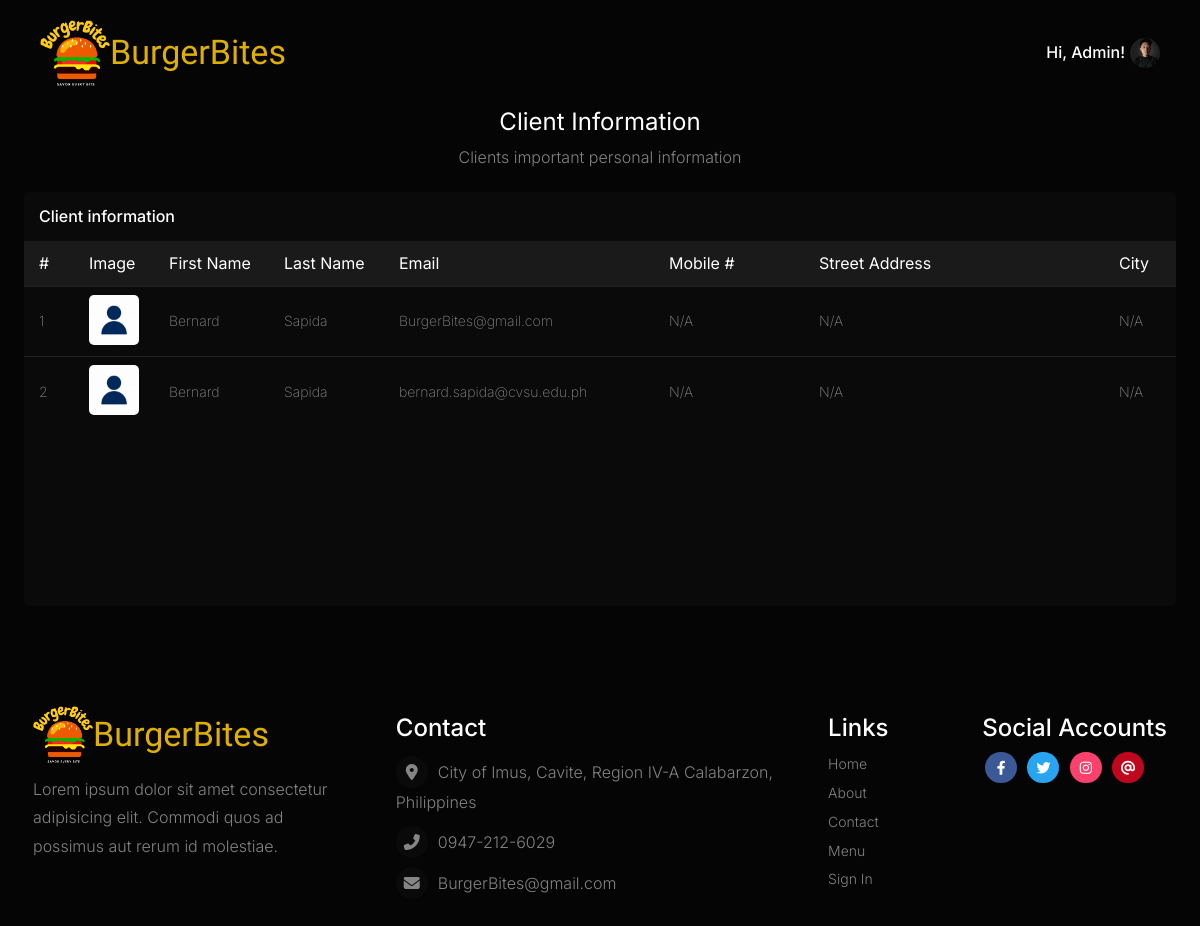
/admin_clients-info.php (signed in), run on the app's committed database.
### tables this page shows
CREATE TABLE `client_information` (
  `id` int(6) NOT NULL,
  `clientid` varchar(255) NOT NULL,
  `image` varchar(255) NOT NULL,
  `firstname` varchar(255) NOT NULL,
  `lastname` varchar(255) NOT NULL,
  `email` varchar(255) NOT NULL,
  `mobile` varchar(255) NOT NULL,
  `street address` varchar(255) NOT NULL,
  `city` varchar(255) NOT NULL,
  `barangay` varchar(255) NOT NULL
);

### admin_clients-info.php (the view, shortened to what this page needs)
<?php
    $connect = mysqli_connect("localhost", "yoyiqlnx_burgerbites", "@Burgerbites1708131117", "yoyiqlnx_burgerbites");
    $sql_accounts = mysqli_query($connect, "SELECT * FROM client_information");
?>
<!DOCTYPE html>
<html lang="en">
<head>
    <link rel="stylesheet" href="css/admin_header.css">
    <link rel="stylesheet" href="css/admin_clients-info.css">
    <link rel="stylesheet" href="css/footer.css">
    <link rel="stylesheet" href="https://cdnjs.cloudflare.com/ajax/libs/font-awesome/6.1.1/css/all.min.css"/>
</head>
<body>
    <?php include_once 'header.php' ?>
    <main>
        <section class="section_tabular-accounts">
            <div class="container_tabular-header">
                <h1>Client Information</h1>
                <p>Clients important personal information</p>
            </div>
            <div class="container_tabular-accounts">
                <table>
                    <caption>Client information</caption>
                    <thead>
                        <tr>
                            <th class="client_number">#</th>
                            <th class="client_image">Image</th>
                            <th class="client_first-name">First Name</th>
                            <th class="client_last-name">Last Name</th>
                            <th class="client_email">Email</th>
                            <th class="client_mobile">Mobile #</th>
                            <th class="client_street-address">Street Address</th>
                            <th class="client_city">City</th>
                        </tr>
                    </thead>
                    <tbody>
                        <?php
                            while($row = mysqli_fetch_array($sql_accounts)) {
                                echo "<tr>";
                                    echo "<td>" . $row['id'] . "</td>";
                                    echo "<td><img src='profile/". $row['image'] ."' alt='Profile Image'></td>";
                                    echo "<td>" . $row['firstname'] . "</td>";
                                    echo "<td>" . $row['lastname'] . "</td>";
                                    echo "<td>" . $row['email'] . "</td>";
                                    echo "<td>" . (empty($row['mobile']) ? "N/A" : $row['mobile']) . "</td>";
                                    echo "<td>" . (empty($row['street address']) ? "N/A" : $row['street address']) . "</td>";
                                    echo "<td>" . (empty($row['city']) ? "N/A" : $row['city']) . "</td>";
                                echo "</tr>";
                            }
                        ?>
                    </tbody>
                </table>
            </div>
        </section>
    </main>
    <?php include_once 'global_footer.php' ?>
</body>
</html>

### header.php (shortened to what this page needs)
<?php
    if(empty($_SESSION["email"])){
        include_once "global_header.php";
    } else {
        if($_SESSION["type"] == "admin") {
            include_once "admin_header.php";
        } else {
            include_once "client_header.php";
        }
    }
?>

### admin_header.php (shortened to what this page needs)
<header class="header_burgerbites">
    <nav class="navigation_burgerbites">
        <div class="navigation_logo">
            <img src="images/logo/burgerbites-logo.png" alt="BurgerBites Logo">
            <h1 class="restaurant-name">BurgerBites</h1>
        </div>
        <div class="navigation_right">
            <div class="navigation_profile">
                <p>Hi, Admin!</p>
                <img src="profile/admin.jpg" alt="Profile" id="img-profile">
            </div>
        </div>
    </nav>
</header>

### global_footer.php (shortened to what this page needs)
<footer class="footer_burgerbites">
    <section class="section_footer-description">
        <div class="footer_logo">
            <img src="images/logo/burgerbites-logo.png" alt="">
            <h1 class="restaurant-name"> BurgerBites</h1>
        </div>
        <p>Lorem ipsum dolor sit amet consectetur adipisicing elit. Commodi quos ad possimus aut rerum id molestiae.</p>
    </section>
    <section class="section_footer-contact">
        <h1>Contact</h1>
        <p><span><i class="fa-solid fa-location-dot"></i></span>City of Imus, Cavite, Region IV-A Calabarzon, Philippines</p>
        <p><span><i class="fa-solid fa-phone-flip"></i></span>0947-212-6029</p>
        <p><span><i class="fa-solid fa-envelope"></i></span>BurgerBites@gmail.com</p>
    </section>
    <section class="section_footer-links">
        <h1>Links</h1>
        <ul>
            <li><a href="home.php">Home</a></li>
            <li><a href="about.php">About</a></li>
            <li><a href="contact.php">Contact</a></li>
            <li><a href="menu.php">Menu</a></li>
            <li><a href="sigin.php">Sign In</a></li>
        </ul>
    </section>
    <section class="section_footer-accounts">
        <h1>Social Accounts</h1>
        <ul>
            <li><a href="https://www.facebook.com/wuzzupZo/" aria-label="Redirect to Bernard Sapida facebook account"><i class="fa-brands fa-facebook-f"></i></a></li>
            <li><a href="https://www.facebook.com/wuzzupZo/" aria-label="Redirect to Bernard Sapida facebook account"><i class="fa-brands fa-twitter"></i></a></li>
            <li><a href="https://www.facebook.com/wuzzupZo/" aria-label="Redirect to Bernard Sapida facebook account"><i class="fa-brands fa-instagram"></i></a></li>
            <li><a href="https://www.facebook.com/wuzzupZo/" aria-label="Redirect to Bernard Sapida facebook account"><i class="fa-solid fa-at"></i></a></li>
        </ul>
    </section>
</footer>

### css/admin_header.css (style rules this page uses)
:root { --primary-dark: hsl(0, 0%, 2%); --secondary-dark: hsl(0, 0%, 4%); --tertiary-dark: hsla(0, 0%, 3%, .9); --primary-light: hsl(0, 0%, 100%); --secondary-light: hsl(0, 0%, 100%, .5); --tertiary-light: hsl(0, 0%, 100%, .1); --gray: hsl(0, 0%, 8%); --table-head: hsl(0, 0%, 10%); --blue: hsl(230, 100%, 67%); --green: hsl(138, 51%, 55%); --yellow: hsl(47, 100%, 44%); --yellow-lighten: hsl(47, 100%, 54%); --danger-light: hsl(349, 80%, 54%); --danger: hsl(349, 100%, 54%); --twitter-light: hsl(203, 87%, 65%); --twitter: hsl(203, 87%, 55%); --facebook-light: hsl(221, 44%, 51%); --facebook: hsl(221, 44%, 41%); --instagram-light: hsl(346, 96%, 72%); --instagram: hsl(346, 96%, 62%); --email-light: hsl(353, 92%, 49%); --email: hsl(353, 92%, 39%); }
* { margin: 0; padding: 0; -webkit-box-sizing: border-box; box-sizing: border-box; color: var(--primary-light); font-family: 'Inter', 'Helvetica Neue', Arial, Helvetica, sans-serif; line-height: 1.8; font-weight: 500; }
body { position: relative; background: var(--primary-dark); overflow-x: hidden; }
body header.header_burgerbites { width: 100%; position: fixed; top: 0; left: 50%; -webkit-transform: translateX(-50%); transform: translateX(-50%); padding: 20px 40px; background-color: transparent; -webkit-transition: all 350ms ease-in-out; transition: all 350ms ease-in-out; z-index: 1; }
body header.header_burgerbites nav.navigation_burgerbites { margin: auto; max-width: 1350px; width: 100%; display: -webkit-box; display: -ms-flexbox; display: flex; -webkit-box-align: center; -ms-flex-align: center; align-items: center; -webkit-box-pack: justify; -ms-flex-pack: justify; justify-content: space-between; }
body header.header_burgerbites nav.navigation_burgerbites div.navigation_logo { display: -webkit-box; display: -ms-flexbox; display: flex; -webkit-box-align: center; -ms-flex-align: center; align-items: center; }
body header.header_burgerbites nav.navigation_burgerbites div.navigation_logo img { max-width: 70px; width: 100%; }
body header.header_burgerbites nav.navigation_burgerbites div.navigation_logo h1.restaurant-name { margin-bottom: 2px; font-family: 'Grenze Gotisch'; font-size: 34px; color: var(--yellow); line-height: 1; }
body header.header_burgerbites nav.navigation_burgerbites div.navigation_right { width: -webkit-max-content; width: -moz-max-content; width: max-content; display: -webkit-box; display: -ms-flexbox; display: flex; }
body header.header_burgerbites nav.navigation_burgerbites div.navigation_right div.navigation_profile { position: relative; display: -webkit-box; display: -ms-flexbox; display: flex; gap: 5px; }
body header.header_burgerbites nav.navigation_burgerbites div.navigation_right div.navigation_profile img { height: 30px; width: 30px; border-radius: 50%; cursor: pointer; }

### data on the page
client_information: id "1", image (placeholder picture), firstname "Bernard", lastname "Sapida", email "BurgerBites@gmail.com", mobile "N/A", street address "N/A", city "N/A"
client_information: id "2", image (placeholder picture), firstname "Bernard", lastname "Sapida", email "bernard.sapida@cvsu.edu.ph", mobile "N/A", street address "N/A", city "N/A"
